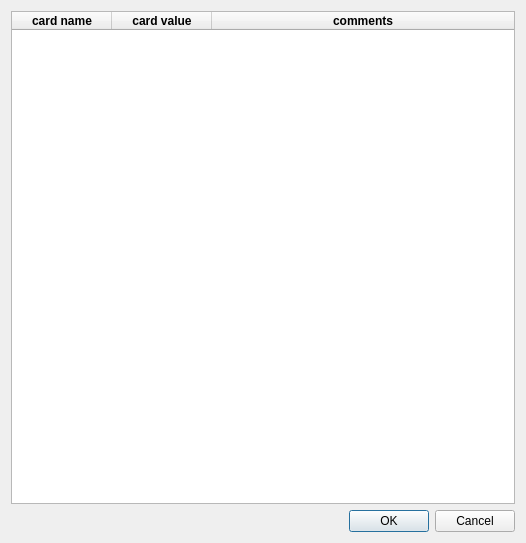
<?xml version="1.0" encoding="UTF-8"?>
<ui version="4.0">
 <class>Dialog</class>
 <widget class="QDialog" name="Dialog">
  <property name="geometry">
   <rect>
    <x>0</x>
    <y>0</y>
    <width>526</width>
    <height>543</height>
   </rect>
  </property>
  <property name="windowTitle">
   <string>Dialog</string>
  </property>
  <layout class="QVBoxLayout" name="verticalLayout">
   <item>
    <widget class="QTableWidget" name="cardsTableWidget">
     <property name="rowCount">
      <number>0</number>
     </property>
     <attribute name="horizontalHeaderStretchLastSection">
      <bool>true</bool>
     </attribute>
     <attribute name="verticalHeaderVisible">
      <bool>false</bool>
     </attribute>
     <column>
      <property name="text">
       <string>card name</string>
      </property>
      <property name="font">
       <font>
        <weight>75</weight>
        <bold>true</bold>
       </font>
      </property>
     </column>
     <column>
      <property name="text">
       <string>card value</string>
      </property>
      <property name="font">
       <font>
        <weight>75</weight>
        <bold>true</bold>
       </font>
      </property>
     </column>
     <column>
      <property name="text">
       <string>comments</string>
      </property>
      <property name="font">
       <font>
        <weight>75</weight>
        <bold>true</bold>
       </font>
      </property>
     </column>
    </widget>
   </item>
   <item>
    <widget class="QDialogButtonBox" name="buttonBox">
     <property name="orientation">
      <enum>Qt::Horizontal</enum>
     </property>
     <property name="standardButtons">
      <set>QDialogButtonBox::Cancel|QDialogButtonBox::Ok</set>
     </property>
    </widget>
   </item>
  </layout>
 </widget>
 <resources/>
 <connections>
  <connection>
   <sender>buttonBox</sender>
   <signal>accepted()</signal>
   <receiver>Dialog</receiver>
   <slot>accept()</slot>
   <hints>
    <hint type="sourcelabel">
     <x>248</x>
     <y>254</y>
    </hint>
    <hint type="destinationlabel">
     <x>157</x>
     <y>274</y>
    </hint>
   </hints>
  </connection>
  <connection>
   <sender>buttonBox</sender>
   <signal>rejected()</signal>
   <receiver>Dialog</receiver>
   <slot>reject()</slot>
   <hints>
    <hint type="sourcelabel">
     <x>316</x>
     <y>260</y>
    </hint>
    <hint type="destinationlabel">
     <x>286</x>
     <y>274</y>
    </hint>
   </hints>
  </connection>
 </connections>
</ui>
